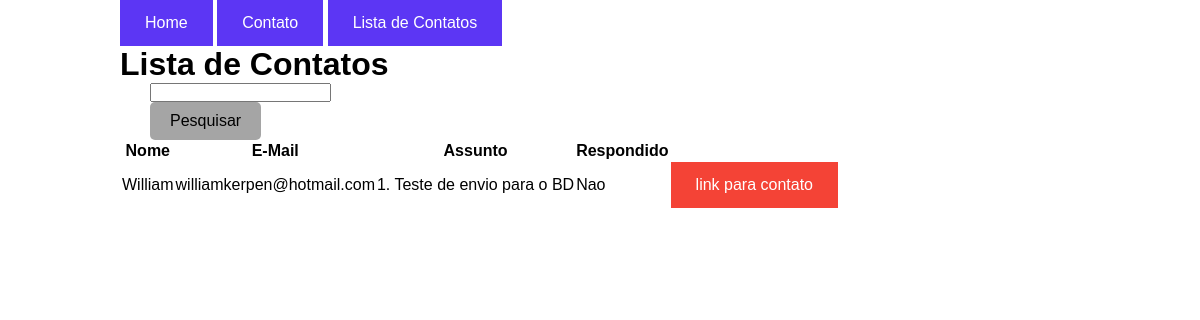
The app's page /contato/lista/, older data.
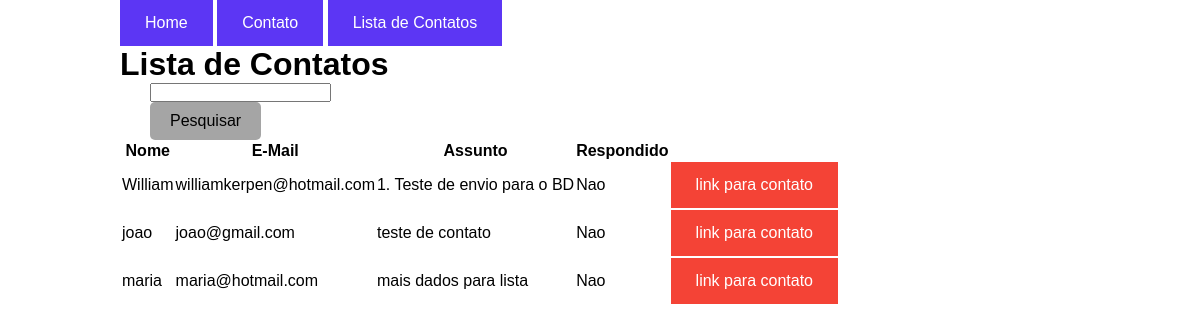
The same page, newer data.
### app/models.py (models this page shows)
class Contato(db.Model):
    id = db.Column( db.Integer, primary_key = True)
    data_envio = db.Column(db.DateTime, default=lambda: datetime.now(timezone.utc))
    nome = db.Column(db.String, nullable = True)
    email = db.Column(db.String, nullable = True)
    assunto = db.Column(db.String, nullable = True)
    mensagem = db.Column(db.String, nullable = True)
    respondido = db.Column(db.Integer, default = 0)

### app/views.py (the view)
@app.route('/contato/lista/')
def contatoLista():
    if request.method == 'GET':
        pesquisa = request.args.get ('pesquisa', '')
    dados = Contato.query.order_by('nome')
    if pesquisa != '':
        dados = dados.filter_by(nome=pesquisa)
    context = {'dados': dados.all()}
    return render_template('contato_lista.html', context=context)

### app/templates/contato_lista.html
{%extends 'base.html'%}
{%block content %}
{%include 'nav.html' %}
    <div>
        <h1>Lista de Contatos</h1>
    </div>
    <div>
        <form method="get">
            <div>
                <input type = "text" name ='pesquisa'>
            </div>
            <div>
                <button type="submit">Pesquisar</button>
            </div>
        </form>
        <table>
            <thead>
                <tr>
                    <th>Nome</th>
                    <th>E-Mail</th>
                    <th>Assunto</th>
                    <th>Respondido</th>
                    <th></th>
                </tr>
            </thead>
            <tbody>
                {% for linha in context ['dados']%}
                <tr>
                    <td>{{linha.nome}}</td>
                    <td>{{linha.email}}</td>
                    <td>{{linha.assunto}}</td>
                    <td>
                        {% if linha.respondido == 0 %}
                            Nao
                        {% else %}
                            Sim
                        {% endif %}
                    </td>
                    <td><a href="{{url_for('contatoDetail',id=linha.id)}}">link para contato</a></td>
                </tr>
                {% endfor %}
            </tbody>
        </table>
    </div>
{%endblock%}

### app/templates/base.html (shortened to what this page needs)
<!DOCTYPE html>
<html>
<head>
	<link rel="stylesheet" href="{{ url_for('static', filename='css/style.css')}}">
</head>
<body>
    <div class="container">
        {% block content%} {% endblock%}
    </div>
</body>
</html>

### app/templates/nav.html
<div id="nav">
    <a href="/" >Home</a>
    <a href="{{url_for('contato')}}" >Contato</a>
    <a href="{{url_for('contatoLista')}}">Lista de Contatos</a>
</div>

### app/static/css/style.css (style rules this page uses)
* { margin: 0; padding: 0; }
.container { width: 80%; margin: 0 auto; }
body { font-family: "Trebuchet MS", Helvetica,sans-serif; }
input { width: 100%em; }
form { width: 900px; margin: auto; }
button { background-color: #a5a5a5; color: black ; padding: 10px 20px; border: none; border-radius: 5px; cursor: pointer; font-size: 16px; }
a:link, a:visited { background-color: #f44336; color: white; padding: 14px 25px; text-align: center; text-decoration: none; display: inline-block; }
#nav a:link, #nav a:visited { background-color: #5c36f4; color: white; padding: 14px 25px; text-align: center; text-decoration: none; display: inline-block; }

Row changes from the older to the newer data that the page shows:
added Contato: nome "joao", email "joao@gmail.com", assunto "teste de contato", respondido "Nao"
added Contato: nome "maria", email "maria@hotmail.com", assunto "mais dados para lista", respondido "Nao"
